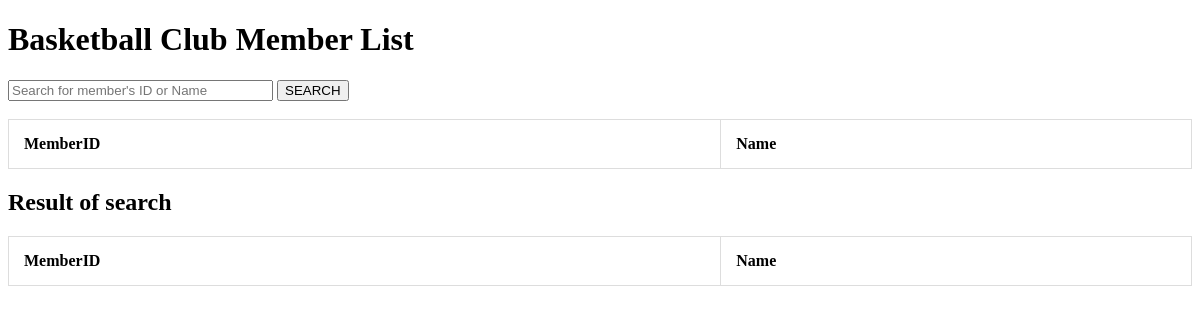
Before: /sdp_assignment/basketball2.php with the older database file.
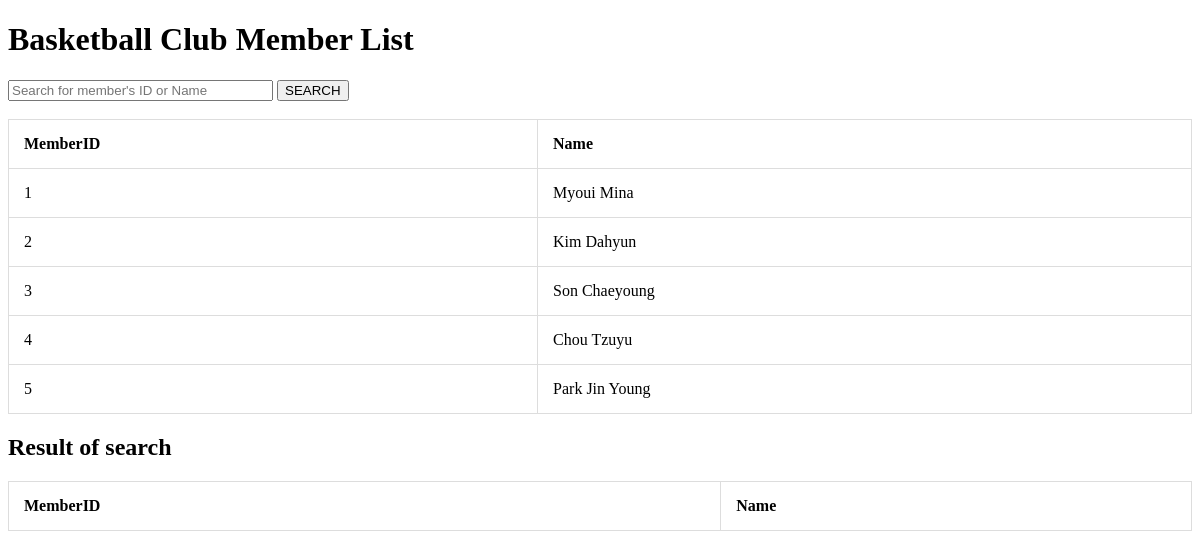
After: the same page with the newer database file.
### tables this page shows
CREATE TABLE IF NOT EXISTS `basketballmemberlist` (
  `MemberID` int NOT NULL AUTO_INCREMENT,
  `MemberName` varchar(255) NOT NULL,
  PRIMARY KEY (`MemberID`)
);

### sdp_assignment/basketball2.php (the view, shortened to what this page needs)
<?php
include("conn.php");
?>
<!DOCTYPE html>
<html>
<head>
    <h1>Basketball Club Member List</h1>
</head>
<body>
<form method = "post">
<input type="text" name="basketballmember" placeholder="Search for member's ID or Name" size= "30" required/>
<input type ="submit" name="searchname" value="SEARCH"/><br><br>
</form>
<table>
    <tr>
        <th>MemberID</th>
        <th>Name</th>
    </tr>
    <?php
    $sql = "SELECT * FROM basketballmemberlist";
    $result = $con->query($sql);
    while($data = $result->fetch_assoc()){
        echo ("<tr>");
        echo ("<td>" . $data['MemberID'] . "</td>");
        echo ("<td>" . $data['MemberName'] . "</td>");
        echo ("</tr>");}
    ?>
</table>
<h2>Result of search</h2>
<table>
    <tr>
        <th>MemberID</th>
        <th>Name</th>
    </tr>
    </table>
</body>
</html>

Changed rows visible on the page:
added basketballmemberlist: MemberID "1", MemberName "Myoui Mina"
added basketballmemberlist: MemberID "2", MemberName "Kim Dahyun"
added basketballmemberlist: MemberID "3", MemberName "Son Chaeyoung"
added basketballmemberlist: MemberID "4", MemberName "Chou Tzuyu"
added basketballmemberlist: MemberID "5", MemberName "Park Jin Young"
